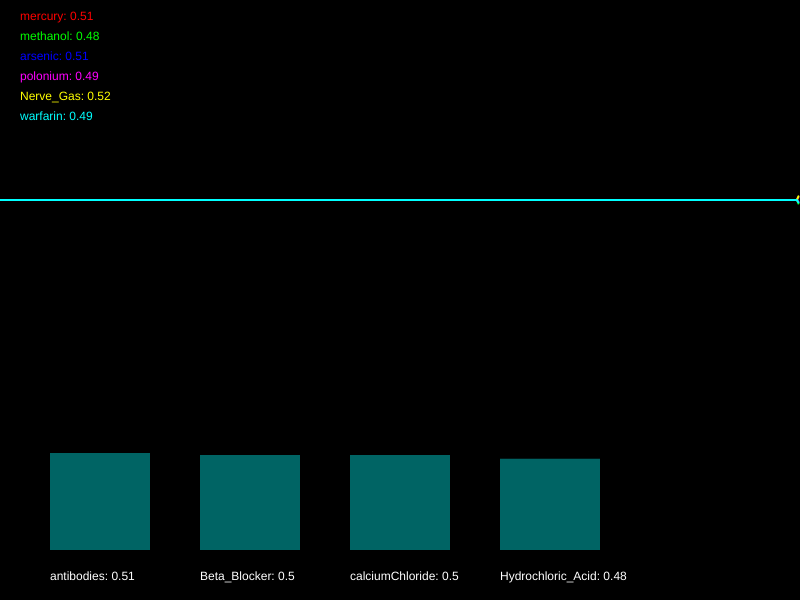
Frame 1 (no input)
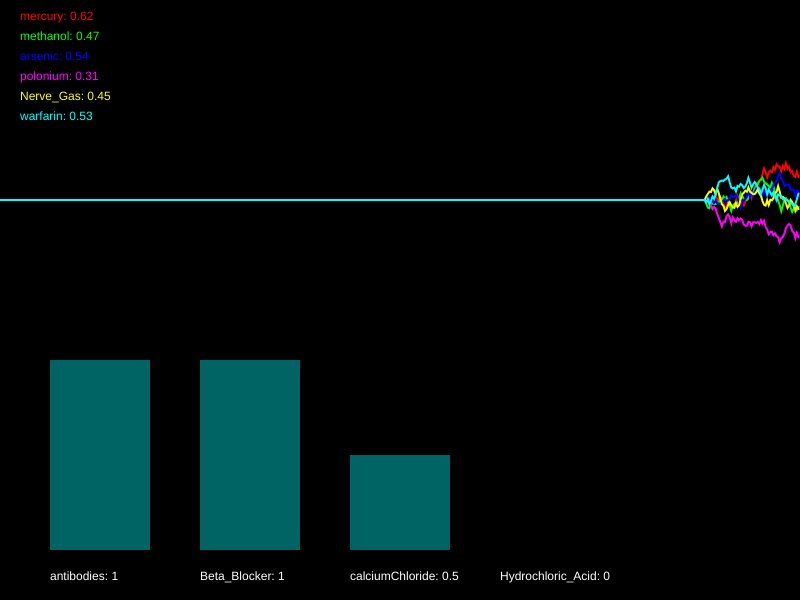
Frame 60 (no input)
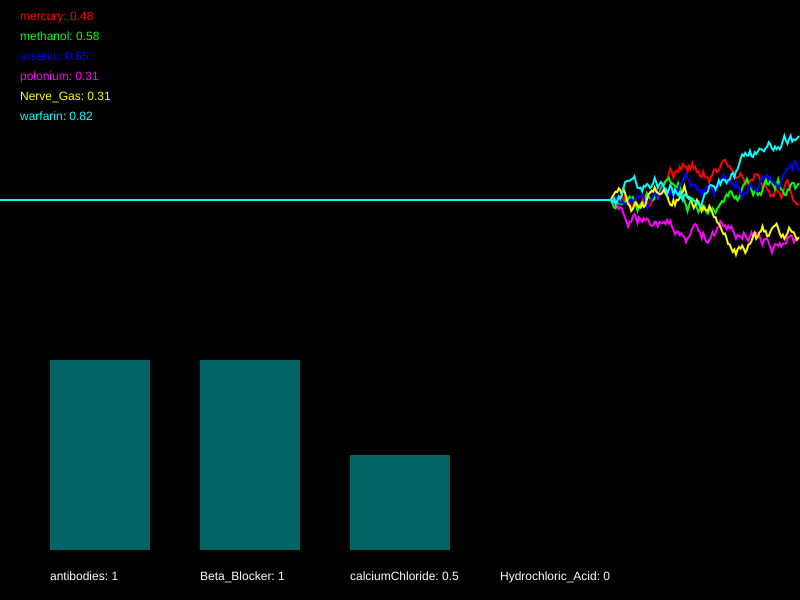
Frame 120 (the mouse pressed at the canvas centre since frame 60)

The p5.js sketch that drew these frames (run headless with seeded random() and noise() and a simulated clock; from frame 60 on, the mouse is pressed at the canvas centre):

// p5.js sketch
// ── sketch.js
/*

Officer: 6568886
CaseNum: 401-2-56731707-6568886

Case 401 - The Case of Norbert's Weiner Stand
Stage 3 - Bilious bagel

As I suspected Norbert has struck again. Ever inventive he’s set up a bagel stand and
has laced the cream cheese with an ingenious but vicious toxin. This one is quite
deadly so get yourself down to the lab right away.

You must develop the antidote by using conditional statements in the draw loop to
do the following.

	- When polonium dips below 0.46 and methanol goes above 0.61, reduce antibodies by 0.01
	- If arsenic goes above 0.4, whilst at the same time, warfarin goes above 0.34 or mercury dips below 0.75, increase antibodies by 0.01
	- When methanol dips below 0.36 and Nerve_Gas goes above 0.51, decrement Beta_Blocker by 0.02
	- When mercury goes above 0.52, whilst at the same time, polonium goes above 0.56 or warfarin dips below 0.69, increment Beta_Blocker by 0.05
	- When mercury dips below 0.29, arsenic goes above 0.46, and also warfarin goes above 0.4, reduce calciumChloride by 0.04
	- If Nerve_Gas goes above 0.38 and methanol dips below 0.26, or on the other hand, polonium goes above 0.52, raise calciumChloride by 0.05
	- When arsenic dips below 0.37, or on the other hand, Nerve_Gas dips below 0.73 and polonium goes above 0.31, reduce Hydrochloric_Acid by 0.02
	- When methanol goes above 0.63, mercury goes above 0.75, and also warfarin dips below 0.32, raise Hydrochloric_Acid by 0.01


Your conditional statements should:

consider the following poisons:

	- mercury
	- methanol
	- arsenic
	- polonium
	- Nerve_Gas
	- warfarin


and modify the following antidotes:

	- antibodies
	- Beta_Blocker
	- calciumChloride
	- Hydrochloric_Acid


- There are many ways to complete this task but you should only use the
following commands:

	if(){}
	+=
	-=

*/

//Declare the poison variables
var mercury;
var methanol;
var arsenic;
var polonium;
var Nerve_Gas;
var warfarin;


//Declare the antidote variables
var antibodies;
var Beta_Blocker;
var calciumChloride;
var Hydrochloric_Acid;


//This variable is used for drawing the graph
var graphs;


function setup() {

	createCanvas(800, 600);
	strokeWeight(2);

	//initialise the poisons and antidotes
	mercury = 0.5;
	methanol = 0.5;
	arsenic = 0.5;
	polonium = 0.5;
	Nerve_Gas = 0.5;
	warfarin = 0.5;
	antibodies = 0.5;
	Beta_Blocker = 0.5;
	calciumChloride = 0.5;
	Hydrochloric_Acid = 0.5;


	//fills the graph with empty values
	graphs = [];

	for (var i = 0; i < 6; i++) {
		graphs.push([]);
		for (var j = 0; j < 512; j++) {
			graphs[i].push(0.5);
		}
	}

}

function draw() {

	//Develop the antidote below
	//Write conditional statements to change the amount of each substance ...

	if (polonium < 0.46 && methanol > 0.61) {
		antibodies -= 0.01;
	}

	if (arsenic > 0.4 && (warfarin > 0.34 || mercury < 0.75)) {
		antibodies += 0.01;
	}

	if (methanol < 0.36 && Nerve_Gas > 0.51) {
		Beta_Blocker -= 0.02;
	}

	if (mercury > 0.52 && (polonium > 0.56 || warfarin < 0.69)) {
		Beta_Blocker += 0.05;
	}

	if (mercury < 0.29 && arsenic > 0.46 && warfarin > 0.4) {
		calciumChloride -= 0.04;
	}

	if (Nerve_Gas > 0.38 && methanol < 0.26 || polonium > 0.52) {
		calciumChloride += 0.05;
	}

	if (arsenic < 0.37 || Nerve_Gas < 0.73 && polonium > 0.31) {
		Hydrochloric_Acid -= 0.02;
	}

	if (methanol > 0.63 && mercury > 0.75 && warfarin < 0.32) {
		Hydrochloric_Acid += 0.01;
	}

	//////////////////////////////////////////////////////

	//the code below generates new values using random numbers

	/*
		For testing, you might want to temporarily comment out
		these lines and set the same variables to constant values
		instead.
	*/

	mercury = nextValue(graphs[0], mercury);
	methanol = nextValue(graphs[1], methanol);
	arsenic = nextValue(graphs[2], arsenic);
	polonium = nextValue(graphs[3], polonium);
	Nerve_Gas = nextValue(graphs[4], Nerve_Gas);
	warfarin = nextValue(graphs[5], warfarin);


	antibodies = constrain(antibodies, 0, 1);
	Beta_Blocker = constrain(Beta_Blocker, 0, 1);
	calciumChloride = constrain(calciumChloride, 0, 1);
	Hydrochloric_Acid = constrain(Hydrochloric_Acid, 0, 1);


	///////// DO NOT CHANGE THE CODE BELOW ///////////

	//drawing code

	// set background
	background(0);
	noFill();

	//draw the graphs for the vitals
	var colors = [
		color(255, 0, 0),
		color(0, 255, 0),
		color(0, 0, 255),
		color(255, 0, 255),
		color(255, 255, 0),
		color(0, 255, 255)
	];

	for (var i = 0; i < graphs.length; i++) {
		stroke(colors[i]);
		drawGraph(graphs[i]);
	}

	//draw the poisons as text
	noStroke();
	fill(colors[0]);
	text('mercury: ' + nf(mercury, 1, 2), 20, 20);
	fill(colors[1]);
	text('methanol: ' + nf(methanol, 1, 2), 20, 40);
	fill(colors[2]);
	text('arsenic: ' + nf(arsenic, 1, 2), 20, 60);
	fill(colors[3]);
	text('polonium: ' + nf(polonium, 1, 2), 20, 80);
	fill(colors[4]);
	text('Nerve_Gas: ' + nf(Nerve_Gas, 1, 2), 20, 100);
	fill(colors[5]);
	text('warfarin: ' + nf(warfarin, 1, 2), 20, 120);


	//draw the antidotes bar chart
	drawBar(antibodies, 50, 'antibodies');
	drawBar(Beta_Blocker, 200, 'Beta_Blocker');
	drawBar(calciumChloride, 350, 'calciumChloride');
	drawBar(Hydrochloric_Acid, 500, 'Hydrochloric_Acid');


}

function nextValue(graph, val) {
	//gets the next value for a vital and puts it in an array for drawing
	var delta = random(-0.03, 0.03);

	val += delta;
	if (val > 1 || val < 0) {
		delta *= -1;
		val += delta * 2;
	}

	graph.push(val)
	graph.shift();
	return val;
}

function drawGraph(graph) {
	//draws an array as a graph
	beginShape();
	for (var i = 0; i < graph.length; i++) {
		vertex(width * i / 512, height * 0.5 - graph[i] * height / 3)
	}
	endShape();
}


function drawBar(val, x, name) {
	//draws the bars for bar chart
	noStroke();
	fill(0, 100, 100);
	var mh = height * 0.4 - 50;
	rect(x, (height - 50) - val * mh, 100, val * mh);
	fill(255);
	text(name + ": " + val, x, height - 20);
}
